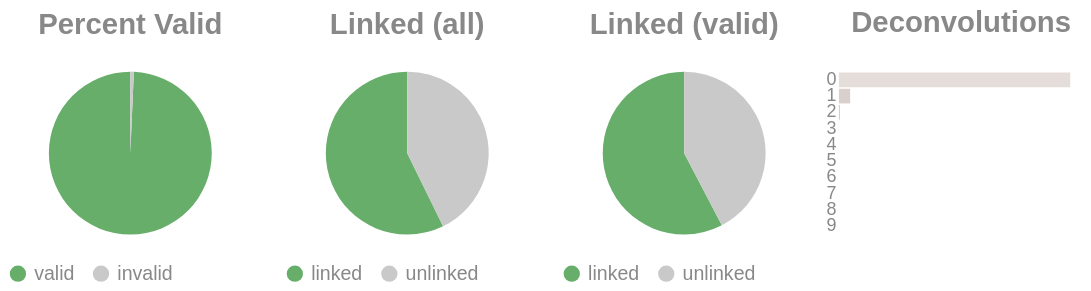

Notebook code for this chart:
### Code cell
if SKIPLR:
    pass
else:
    clash = Counter()
    for i in valids['molecule'].to_list():
        _mol = i.split("-")
        if len(_mol) == 1:
            clash.update('0')
        else:
            clash.update(_mol[-1])

    _d = {"deconvolutions": [], 'count': []}
    for k,v in clash.items():
        _d['deconvolutions'].append(k)
        _d['count'].append(v)

    tot_valid = valids['reads'].sum()
    mask = valids['reads'] >= 2
    n_linked_reads = valids.filter(mask)['reads'].sum()
    if n_linked_reads == 0:
        print_html("No linked molecules (>=2 reads) were detected; skipping linked-only distributions.")
        SKIPLR = True
    else:
        perc_valid = round(tot_valid / n_reads, 4)
        linked_perc_abs = round(n_linked_reads / n_reads, 4)
        linked_perc = round(n_linked_reads / tot_valid, 4)

    _valid = pl.DataFrame({"valids": ['valid', 'invalid'], "count": [tot_valid, n_reads - tot_valid]})
    _linked_abs = pl.DataFrame({"linked (absolute)": ['linked', 'unlinked'], "count": [n_linked_reads, n_reads - n_linked_reads]})
    _linked_rel = pl.DataFrame({"linked (valids)": ['linked', 'unlinked'], "count": [n_linked_reads, tot_valid - n_linked_reads]})

    (
        alt.hconcat(
            piechart(_valid, goodval = 'valid', title = "Percent Valid"),
            piechart(_linked_abs, goodval = "linked", title =  "Linked (all)"),
            piechart(_linked_rel, goodval = "linked", title =  "Linked (valid)"),
            convolutionbar(pl.DataFrame(_d), title = "Deconvolutions"),
            center = True,
            bounds = 'flush'
        )
        .resolve_scale(color='independent')
        .resolve_legend('independent')
        .properties(usermeta={'embedOptions': {"actions": False}})
    ).display()

### Figure 1 — Vega-Lite specification as saved in the notebook (floating-point values rounded to 4 significant figures)
{"width": "container", "height": 400, "config": {"title": {"anchor": "start", "dy": -15, "fontSize": 18, "color": "#888888", "subtitleColor": "#888888", "subtitleFontSize": 14}, "arc": {"fill": "#0072B2"}, "axis": {"domainColor": "#888888", "domainWidth": 0.5, "gridWidth": 0.2, "grid": false, "titleFontWeight": 400, "titleFontSize": 15, "labelFontSize": 11, "labelColor": "#888888", "tickColor": "#888888", "tickWidth": 0.2, "titleColor": "#888888"}, "axisBand": {"grid": false}, "axisX": {"grid": true, "tickSize": 10, "domainCap": "round"}, "axisY": {"domain": false, "grid": true, "tickSize": 0, "domainCap": "round"}, "background": "transparent", "header": {"labelFontSize": 15, "labelColor": "#888888", "titleFontSize": 15, "titleFontWeight": 600, "titleColor": "#888888"}, "legend": {"labelFont": "sans-serif", "labelFontSize": 12, "labelColor": "#888888", "symbolSize": 100, "symbolType": "circle", "titleFontSize": 12, "titlePadding": 10, "titleColor": "#888888", "title": null}, "range": {"category": ["#E69F00", "#56B4E9", "#009E73", "#F0E442", "#0072B2", "#D55E00", "#CC79A7", "#000000"], "diverging": ["#cfe8f3", "#a2d4ec", "#73bfe2", "#46abdb", "#1696d2", "#12719e"]}, "area": {"fill": "#0072B2", "fillOpacity": 0.7, "line": true, "strokeOpacity": 0.7}, "line": {"color": "#0072B2", "stroke": "#0072B2", "strokeWidth": 2}, "trail": {"color": "#0072B2", "stroke": "#0072B2", "strokeWidth": 0, "size": 1}, "point": {"filled": true, "fillOpacity": 1.0, "size": 95}, "text": {"color": "#888888", "fontSize": 11, "align": "right", "fontWeight": 400, "size": 11}, "bar": {"fill": "#0072B2", "stroke": null}, "view": {"stroke": null, "continuousWidth": 660, "continuousHeight": 400}}, "hconcat": [{"data": {"name": "data-0cd2d10b5cae1fc2ff020aa04b6e83b4"}, "mark": {"type": "arc"}, "encoding": {"color": {"field": "valids", "legend": {"orient": "bottom", "title": null}, "scale": {"domain": ["valid", "invalid"], "range": ["#68ae6b", "#C9C9C9"]}, "title": "Valids", "type": "nominal"}, "theta": {"field": "count", "type": "quantitative"}, "tooltip": [{"field": "valids", "title": "Valids", "type": "ordinal"}, {"field": "percent", "format": ".2%", "title": "Percent", "type": "quantitative"}, {"field": "count", "title": "Count", "type": "quantitative"}]}, "height": 100, "title": {"text": "Percent Valid", "align": "center", "anchor": "middle"}, "transform": [{"calculate": "datum.count / 13316415", "as": "percent"}], "width": 150}, {"data": {"name": "data-76c54c587851e41c9ddfa83e4b3c8d60"}, "mark": {"type": "arc"}, "encoding": {"color": {"field": "linked (absolute)", "legend": {"orient": "bottom", "title": null}, "scale": {"domain": ["linked", "unlinked"], "range": ["#68ae6b", "#C9C9C9"]}, "title": "Linked (Absolute)", "type": "nominal"}, "theta": {"field": "count", "type": "quantitative"}, "tooltip": [{"field": "linked (absolute)", "title": "Linked (Absolute)", "type": "ordinal"}, {"field": "percent", "format": ".2%", "title": "Percent", "type": "quantitative"}, {"field": "count", "title": "Count", "type": "quantitative"}]}, "height": 100, "title": {"text": "Linked (all)", "align": "center", "anchor": "middle"}, "transform": [{"calculate": "datum.count / 13316415", "as": "percent"}], "width": 150}, {"data": {"name": "data-c7fe340b91ec86eb537fefbeb3ecd304"}, "mark": {"type": "arc"}, "encoding": {"color": {"field": "linked (valids)", "legend": {"orient": "bottom", "title": null}, "scale": {"domain": ["linked", "unlinked"], "range": ["#68ae6b", "#C9C9C9"]}, "title": "Linked (Valids)", "type": "nominal"}, "theta": {"field": "count", "type": "quantitative"}, "tooltip": [{"field": "linked (valids)", "title": "Linked (Valids)", "type": "ordinal"}, {"field": "percent", "format": ".2%", "title": "Percent", "type": "quantitative"}, {"field": "count", "title": "Count", "type": "quantitative"}]}, "height": 100, "title": {"text": "Linked (valid)", "align": "center", "anchor": "middle"}, "transform": [{"calculate": "datum.count / 13223873", "as": "percent"}], "width": 150}, {"data": {"name": "data-53ead4b1ad05a50282ee004f6689fc61"}, "mark": {"type": "bar"}, "encoding": {"color": {"field": "deconvolutions", "legend": null, "scale": {"scheme": "lightgreyred"}, "type": "nominal"}, "tooltip": [{"field": "deconvolutions", "title": "Deconvolutions", "type": "ordinal"}, {"field": "percent", "format": ".2%", "title": "Percent", "type": "quantitative"}, {"field": "count", "title": "Count", "type": "quantitative"}], "x": {"axis": null, "field": "count", "type": "quantitative"}, "y": {"field": "deconvolutions", "sort": "ascending", "title": null, "type": "nominal"}}, "height": 100, "title": {"text": "Deconvolutions", "align": "center", "anchor": "middle"}, "transform": [{"calculate": "datum.count / 7971922", "as": "percent"}], "width": 150}], "bounds": "flush", "center": true, "resolve": {"legend": {"angle": "independent"}, "scale": {"color": "independent"}}, "usermeta": {"embedOptions": {"actions": false}}, "$schema": "https://vega.github.io/schema/vega-lite/v6.1.0.json", "datasets": {"data-0cd2d10b5cae1fc2ff020aa04b6e83b4": [{"valids": "valid", "count": 13223873}, {"valids": "invalid", "count": 92542}], "data-76c54c587851e41c9ddfa83e4b3c8d60": [{"linked (absolute)": "linked", "count": 7623497}, {"linked (absolute)": "unlinked", "count": 5692918}], "data-c7fe340b91ec86eb537fefbeb3ecd304": [{"linked (valids)": "linked", "count": 7623497}, {"linked (valids)": "unlinked", "count": 5600376}], "data-53ead4b1ad05a50282ee004f6689fc61": [{"deconvolutions": "0", "count": 7572041}, {"deconvolutions": "1", "count": 367072}, {"deconvolutions": "2", "count": 29320}, {"deconvolutions": "3", "count": 3018}, {"deconvolutions": "4", "count": 396}, {"deconvolutions": "5", "count": 59}, {"deconvolutions": "6", "count": 12}, {"deconvolutions": "7", "count": 2}, {"deconvolutions": "8", "count": 1}, {"deconvolutions": "9", "count": 1}]}}
